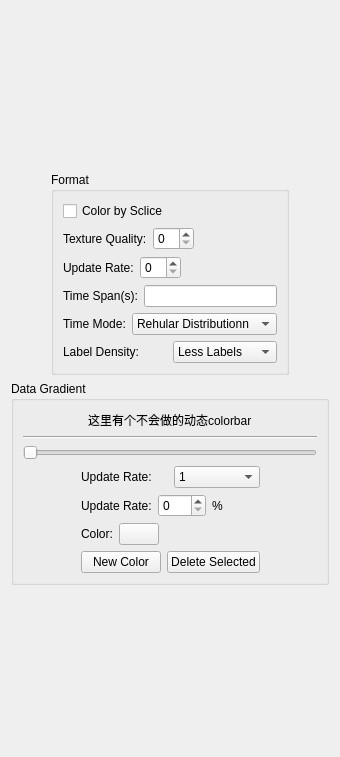
       <widget class="QWidget" name="page_12">
        <layout class="QVBoxLayout" name="verticalLayout_41">
         <item>
          <spacer name="verticalSpacer_12">
           <property name="orientation">
            <enum>Qt::Vertical</enum>
           </property>
           <property name="sizeHint" stdset="0">
            <size>
             <width>20</width>
             <height>161</height>
            </size>
           </property>
          </spacer>
         </item>
         <item>
          <layout class="QHBoxLayout" name="horizontalLayout_88">
           <item>
            <spacer name="horizontalSpacer_57">
             <property name="orientation">
              <enum>Qt::Horizontal</enum>
             </property>
             <property name="sizeHint" stdset="0">
              <size>
               <width>40</width>
               <height>20</height>
              </size>
             </property>
            </spacer>
           </item>
           <item>
            <widget class="QGroupBox" name="groupBox_25">
             <property name="title">
              <string>Format</string>
             </property>
             <layout class="QVBoxLayout" name="verticalLayout_38">
              <item>
               <layout class="QHBoxLayout" name="horizontalLayout_2">
                <item>
                 <widget class="QCheckBox" name="checkBox_28">
                  <property name="text">
                   <string>Color by Sclice</string>
                  </property>
                 </widget>
                </item>
                <item>
                 <spacer name="horizontalSpacer_49">
                  <property name="orientation">
                   <enum>Qt::Horizontal</enum>
                  </property>
                  <property name="sizeHint" stdset="0">
                   <size>
                    <width>40</width>
                    <height>20</height>
                   </size>
                  </property>
                 </spacer>
                </item>
               </layout>
              </item>
              <item>
               <layout class="QHBoxLayout" name="horizontalLayout_77">
                <item>
                 <widget class="QLabel" name="label_94">
                  <property name="text">
                   <string>Texture Quality:</string>
                  </property>
                 </widget>
                </item>
                <item>
                 <widget class="QSpinBox" name="spinBox_7"/>
                </item>
                <item>
                 <spacer name="horizontalSpacer_50">
                  <property name="orientation">
                   <enum>Qt::Horizontal</enum>
                  </property>
                  <property name="sizeHint" stdset="0">
                   <size>
                    <width>40</width>
                    <height>20</height>
                   </size>
                  </property>
                 </spacer>
                </item>
               </layout>
              </item>
              <item>
               <layout class="QHBoxLayout" name="horizontalLayout_78">
                <item>
                 <widget class="QLabel" name="label_95">
                  <property name="text">
                   <string>Update Rate:</string>
                  </property>
                 </widget>
                </item>
                <item>
                 <widget class="QSpinBox" name="spinBox_8"/>
                </item>
                <item>
                 <spacer name="horizontalSpacer_51">
                  <property name="orientation">
                   <enum>Qt::Horizontal</enum>
                  </property>
                  <property name="sizeHint" stdset="0">
                   <size>
                    <width>40</width>
                    <height>20</height>
                   </size>
                  </property>
                 </spacer>
                </item>
               </layout>
              </item>
              <item>
               <layout class="QHBoxLayout" name="horizontalLayout_79">
                <item>
                 <widget class="QLabel" name="label_96">
                  <property name="text">
                   <string>Time Span(s):</string>
                  </property>
                 </widget>
                </item>
                <item>
                 <widget class="QLineEdit" name="lineEdit_48"/>
                </item>
               </layout>
              </item>
              <item>
               <layout class="QHBoxLayout" name="horizontalLayout_80">
                <item>
                 <widget class="QLabel" name="label_97">
                  <property name="text">
                   <string>Time Mode:</string>
                  </property>
                 </widget>
                </item>
                <item>
                 <widget class="QComboBox" name="comboBox_17">
                  <item>
                   <property name="text">
                    <string>Rehular Distributionn</string>
                   </property>
                  </item>
                  <item>
                   <property name="text">
                    <string>Compress Frames</string>
                   </property>
                  </item>
                 </widget>
                </item>
               </layout>
              </item>
              <item>
               <layout class="QHBoxLayout" name="horizontalLayout_81">
                <item>
                 <widget class="QLabel" name="label_98">
                  <property name="text">
                   <string>Label Density:</string>
                  </property>
                 </widget>
                </item>
                <item>
                 <widget class="QComboBox" name="comboBox_18">
                  <item>
                   <property name="text">
                    <string>Less Labels</string>
                   </property>
                  </item>
                  <item>
                   <property name="text">
                    <string>Normal</string>
                   </property>
                  </item>
                  <item>
                   <property name="text">
                    <string>More Labels</string>
                   </property>
                  </item>
                 </widget>
                </item>
               </layout>
              </item>
             </layout>
            </widget>
           </item>
           <item>
            <spacer name="horizontalSpacer_58">
             <property name="orientation">
              <enum>Qt::Horizontal</enum>
             </property>
             <property name="sizeHint" stdset="0">
              <size>
               <width>40</width>
               <height>20</height>
              </size>
             </property>
            </spacer>
           </item>
          </layout>
         </item>
         <item>
          <widget class="QGroupBox" name="groupBox_26">
           <property name="title">
            <string>Data Gradient</string>
           </property>
           <layout class="QVBoxLayout" name="verticalLayout_40">
            <item>
             <layout class="QHBoxLayout" name="horizontalLayout_87">
              <item>
               <spacer name="horizontalSpacer_54">
                <property name="orientation">
                 <enum>Qt::Horizontal</enum>
                </property>
                <property name="sizeHint" stdset="0">
                 <size>
                  <width>40</width>
                  <height>20</height>
                 </size>
                </property>
               </spacer>
              </item>
              <item>
               <widget class="QLabel" name="label_103">
                <property name="text">
                 <string>这里有个不会做的动态colorbar</string>
                </property>
               </widget>
              </item>
              <item>
               <spacer name="horizontalSpacer_55">
                <property name="orientation">
                 <enum>Qt::Horizontal</enum>
                </property>
                <property name="sizeHint" stdset="0">
                 <size>
                  <width>40</width>
                  <height>20</height>
                 </size>
                </property>
               </spacer>
              </item>
             </layout>
            </item>
            <item>
             <widget class="Line" name="line_2">
              <property name="orientation">
               <enum>Qt::Horizontal</enum>
              </property>
             </widget>
            </item>
            <item>
             <widget class="QSlider" name="horizontalSlider">
              <property name="orientation">
               <enum>Qt::Horizontal</enum>
              </property>
             </widget>
            </item>
            <item>
             <layout class="QHBoxLayout" name="horizontalLayout_86">
              <item>
               <spacer name="horizontalSpacer_52">
                <property name="orientation">
                 <enum>Qt::Horizontal</enum>
                </property>
                <property name="sizeHint" stdset="0">
                 <size>
                  <width>40</width>
                  <height>20</height>
                 </size>
                </property>
               </spacer>
              </item>
              <item>
               <layout class="QVBoxLayout" name="verticalLayout_39">
                <item>
                 <layout class="QHBoxLayout" name="horizontalLayout_82">
                  <item>
                   <widget class="QLabel" name="label_99">
                    <property name="text">
                     <string>Update Rate:</string>
                    </property>
                   </widget>
                  </item>
                  <item>
                   <widget class="QComboBox" name="comboBox_19">
                    <item>
                     <property name="text">
                      <string>1</string>
                     </property>
                    </item>
                    <item>
                     <property name="text">
                      <string>2</string>
                     </property>
                    </item>
                    <item>
                     <property name="text">
                      <string>3</string>
                     </property>
                    </item>
                    <item>
                     <property name="text">
                      <string>4</string>
                     </property>
                    </item>
                    <item>
                     <property name="text">
                      <string>5</string>
                     </property>
                    </item>
                   </widget>
                  </item>
                 </layout>
                </item>
                <item>
                 <layout class="QHBoxLayout" name="horizontalLayout_83">
                  <item>
                   <widget class="QLabel" name="label_100">
                    <property name="text">
                     <string>Update Rate:</string>
                    </property>
                   </widget>
                  </item>
                  <item>
                   <widget class="QSpinBox" name="spinBox_9"/>
                  </item>
                  <item>
                   <widget class="QLabel" name="label_102">
                    <property name="text">
                     <string>%</string>
                    </property>
                   </widget>
                  </item>
                 </layout>
                </item>
                <item>
                 <layout class="QHBoxLayout" name="horizontalLayout_84">
                  <item>
                   <widget class="QLabel" name="label_101">
                    <property name="text">
                     <string>Color:</string>
                    </property>
                   </widget>
                  </item>
                  <item>
                   <widget class="QPushButton" name="pushButton_63">
                    <property name="text">
                     <string/>
                    </property>
                   </widget>
                  </item>
                  <item>
                   <spacer name="horizontalSpacer_56">
                    <property name="orientation">
                     <enum>Qt::Horizontal</enum>
                    </property>
                    <property name="sizeHint" stdset="0">
                     <size>
                      <width>40</width>
                      <height>20</height>
                     </size>
                    </property>
                   </spacer>
                  </item>
                 </layout>
                </item>
                <item>
                 <layout class="QHBoxLayout" name="horizontalLayout_85">
                  <item>
                   <widget class="QPushButton" name="pushButton_64">
                    <property name="text">
                     <string>New Color</string>
                    </property>
                   </widget>
                  </item>
                  <item>
                   <widget class="QPushButton" name="pushButton_65">
                    <property name="text">
                     <string>Delete Selected</string>
                    </property>
                   </widget>
                  </item>
                 </layout>
                </item>
               </layout>
              </item>
              <item>
               <spacer name="horizontalSpacer_53">
                <property name="orientation">
                 <enum>Qt::Horizontal</enum>
                </property>
                <property name="sizeHint" stdset="0">
                 <size>
                  <width>40</width>
                  <height>20</height>
                 </size>
                </property>
               </spacer>
              </item>
             </layout>
            </item>
           </layout>
          </widget>
         </item>
         <item>
          <spacer name="verticalSpacer_13">
           <property name="orientation">
            <enum>Qt::Vertical</enum>
           </property>
           <property name="sizeHint" stdset="0">
            <size>
             <width>20</width>
             <height>161</height>
            </size>
           </property>
          </spacer>
         </item>
        </layout>
       </widget>
